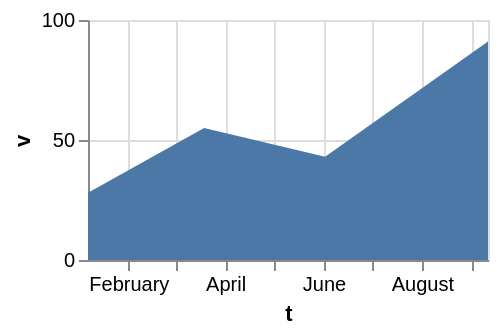

Vega-Lite specification for this chart:
### Vega-Lite specification from a JSON file in a GitHub repository (floating-point values rounded to 4 significant figures)
{"$schema": "https://vega.github.io/schema/vega-lite/v6.json", "width": 200, "height": 120, "data": {"values": [{"c": "alpha", "v": 28, "w": 3, "t": "2024-01-07"}, {"c": "beta", "v": 55, "w": 7, "t": "2024-03-19"}, {"c": "gamma", "v": 43, "w": 5, "t": "2024-06-02"}, {"c": "delta", "v": 91, "w": 9, "t": "2024-09-11"}]}, "mark": {"type": "area", "cornerRadiusBottomRight": 0}, "encoding": {"x": {"field": "t", "type": "temporal"}, "y": {"field": "v", "type": "quantitative"}}}
